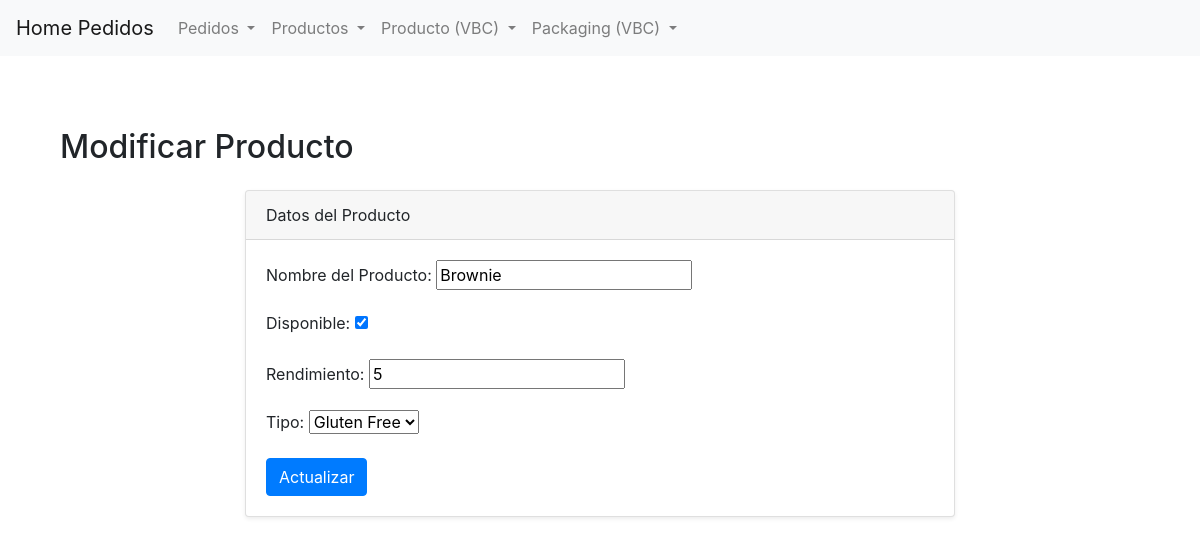
Before: /pedidos/producto/update/1 with the older database file.
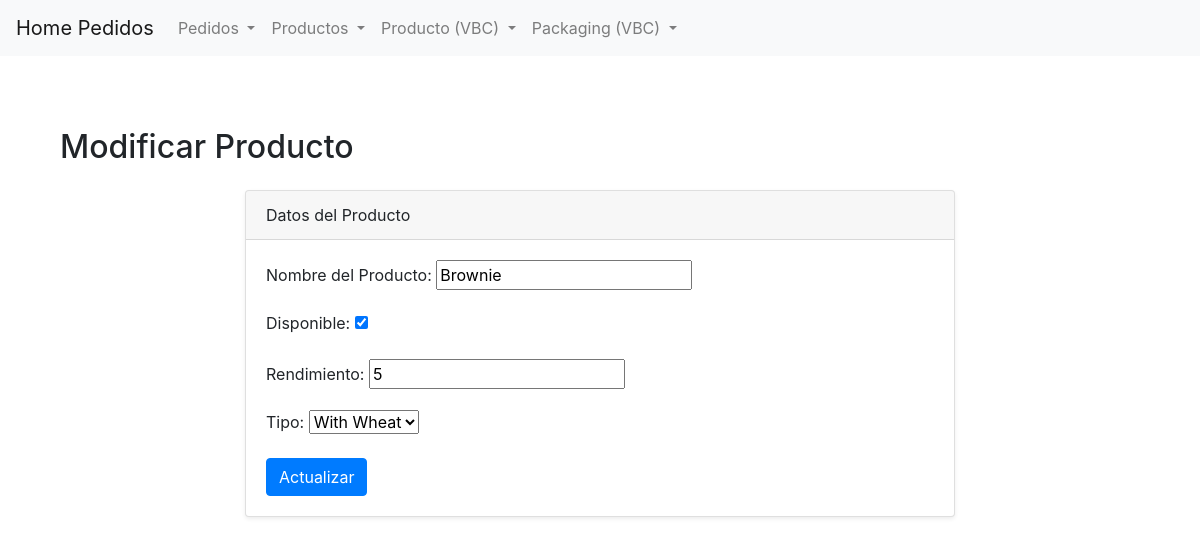
After: the same page with the newer database file.
### pedidos/models.py (models this page shows, shortened)
class Producto(models.Model):
    class Tipo(models.TextChoices):
        LIBRE_DE_GLUTEN = 'Gluten Free' , 'Gluten Free'
        VEGANO = 'Vegan' , 'Vegan'
        CONTIENE_TRIGO = 'With Wheat' , 'With Wheat'
        LIBRE_DE_AZUCAR = 'Sugar Free' , 'Sugar Free'
    nombre = models.CharField(max_length=100)
    disponible = models.BooleanField(default=True)
    rendimiento = models.IntegerField()
    tipo = models.CharField(
            max_length=50,
            choices=Tipo.choices,
            default=Tipo.CONTIENE_TRIGO,
    )
    descripcion = models.TextField(blank=True, null=True)

### pedidos/views.py (the view, shortened to what this page needs)
# urls.py: path("producto/update/<producto_id>", producto_update_view, name="producto-update"),
def producto_update_view(request, producto_id):
    producto_a_editar = Producto.objects.filter(id=producto_id).first()
    if request.method == "GET":
        valores_iniciales = {
            "nombre": producto_a_editar.nombre,
            "disponible": producto_a_editar.disponible,
            "rendimiento": producto_a_editar.rendimiento,
            "tipo": producto_a_editar.tipo,
        }
        formulario = ProductoCreateForm(initial=valores_iniciales)
        contexto = {"form_producto_update": formulario, "OBJETO": producto_a_editar}
        return render(request, "pedidos/form-producto-update.html", contexto)

### pedidos/forms.py
class ProductoCreateForm(forms.ModelForm):
    class Meta:
        model = Producto
        fields = ['nombre', 'disponible', 'rendimiento', 'tipo']
        labels = {
            "nombre": "Nombre del Producto",
            "disponible": "Disponible",
            "rendimiento": "Rendimiento",
            "tipo": "Tipo",
        }

### pedidos/templates/pedidos/form-producto-update.html (shortened to what this page needs)
{% extends 'pedidos/base.html' %}
{% block content %}
<section class="py-5">
    <div class="container">
        <h2 class="mb-4">Modificar Producto</h2>
        <div class="row">
            <div class="col-lg-8 mx-auto">
                <div class="card shadow-sm">
                    <div class="card-header">
                        Datos del Producto
                    </div>
                    <div class="card-body">
                        <form method="POST" action="{% url 'producto-update' OBJETO.id %}">
                            {{ form_producto_update.as_p }}
                            <button type="buscar" class="btn btn-primary">Actualizar</button>
                        </form>
                    </div>
                </div>
            </div>
        </div>
    </div>
</section>
{% endblock %}

Changed rows visible on the page:
changed Producto "Brownie": tipo "Gluten Free" → "With Wheat"
